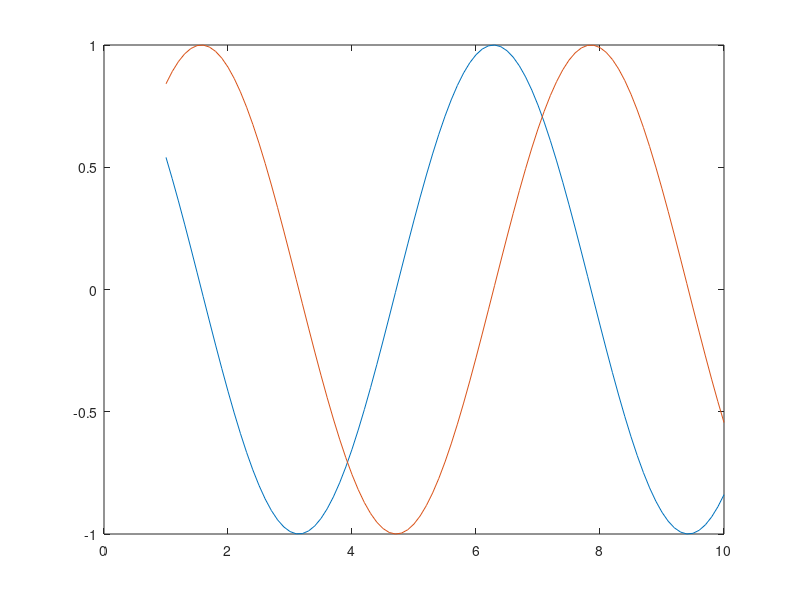

Write the MATLAB code that produced this figure.
# Primer script para GNU Octave.
# 
# @author   Daniel Cantarín <canta@canta.com.ar>
# @date     20160818

x = 1:0.1:10;
y = cos(x);
z = sin(x);

plot(x, y, x, z);
pause();
